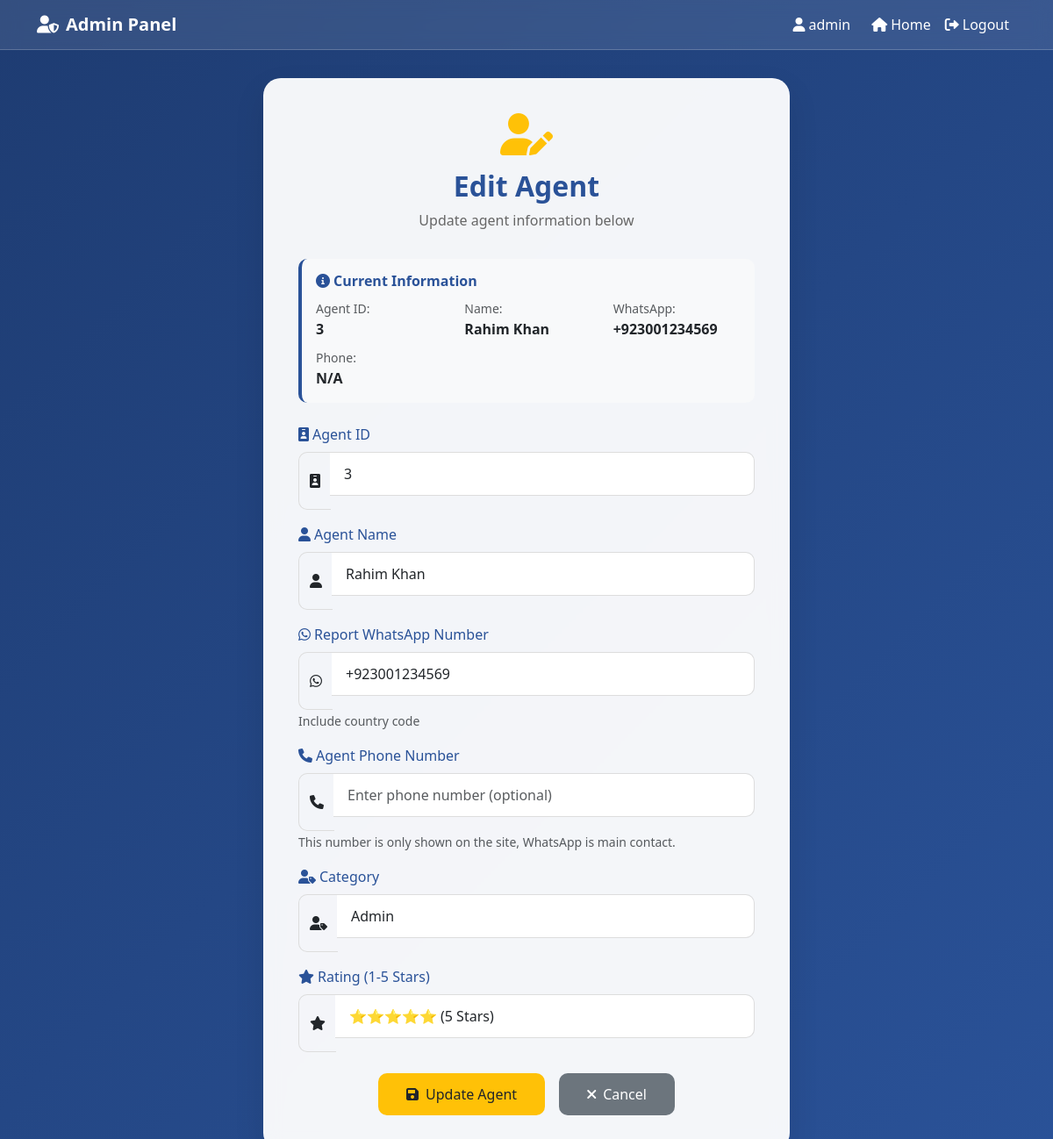
Screenshot of /edit_agent/3 (signed in) with the database file from the repository.
### tables this page shows
CREATE TABLE agents (
            id INTEGER PRIMARY KEY AUTOINCREMENT,
            name TEXT NOT NULL,
            whatsapp_number TEXT NOT NULL,
            city TEXT NOT NULL,
            created_at TIMESTAMP DEFAULT CURRENT_TIMESTAMP
        , category TEXT DEFAULT "Admin", rating INTEGER DEFAULT 5);

### app.py (the view, shortened to what this page needs)
@app.route('/edit_agent/<int:agent_id>', methods=['GET', 'POST'])
@login_required
def edit_agent(agent_id):
    conn = get_db_connection()
    agent = conn.execute('SELECT * FROM agents WHERE id = ?', (agent_id,)).fetchone()
    if not agent:
        conn.close()
        flash('Agent not found', 'danger')
        return redirect(url_for('admin'))
    conn.close()
    return render_template('edit_agent.html', agent=agent)

### app.py (called while the page is built)
def get_db_connection():
    conn = sqlite3.connect('database.db', timeout=5, check_same_thread=False)
    conn.row_factory = sqlite3.Row
    return conn

def login_required(f):
    @wraps(f)
    def decorated_function(*args, **kwargs):
        if 'admin_id' not in session:
            return redirect(url_for('login'))
        return f(*args, **kwargs)
    return decorated_function

### templates/edit_agent.html (shortened to what this page needs)
<!DOCTYPE html>
<html lang="ur">
<head>
    <link href="https://cdn.jsdelivr.net/npm/bootstrap@5.3.0/dist/css/bootstrap.min.css" rel="stylesheet">
    <link href="https://cdnjs.cloudflare.com/ajax/libs/font-awesome/6.0.0/css/all.min.css" rel="stylesheet">
</head>
<body>
    <nav class="navbar navbar-expand-lg">
        <div class="container">
            <a class="navbar-brand text-white fw-bold" href="{{ url_for('admin') }}">
                <i class="fas fa-user-shield me-2"></i>Admin Panel
            </a>
            <div class="navbar-nav ms-auto">
                <span class="navbar-text text-white me-3">
                    <i class="fas fa-user me-1"></i>{{ session.admin_username }}
                </span>
                <a class="nav-link text-white" href="{{ url_for('index') }}">
                    <i class="fas fa-home me-1"></i>Home
                </a>
                <a class="nav-link text-white" href="{{ url_for('logout') }}">
                    <i class="fas fa-sign-out-alt me-1"></i>Logout
                </a>
            </div>
        </div>
    </nav>
    <div class="container">
        <div class="form-container">
            <div class="form-header">
                <i class="fas fa-user-edit fa-3x text-warning mb-3"></i>
                <h2>Edit Agent</h2>
                <p>Update agent information below</p>
            </div>
            <div class="agent-info">
                <h6><i class="fas fa-info-circle me-1"></i>Current Information</h6>
                <div class="row">
                    <div class="col-md-4">
                        <small class="text-muted">Agent ID:</small><br>
                        <strong>{{ agent.agent_custom_id or agent.id }}</strong>
                    </div>
                    <div class="col-md-4">
                        <small class="text-muted">Name:</small><br>
                        <strong>{{ agent.name }}</strong>
                    </div>
                    <div class="col-md-4">
                        <small class="text-muted">WhatsApp:</small><br>
                        <strong>{{ agent.whatsapp_number }}</strong>
                    </div>
                </div>
                <div class="row mt-2">
                    <div class="col-md-4">
                        <small class="text-muted">Phone:</small><br>
                        <strong>{{ agent.phone_number or 'N/A' }}</strong>
                    </div>
                </div>
            </div>
            <form method="POST">
                <div class="mb-3">
                    <label for="agent_custom_id" class="form-label">
                        <i class="fas fa-id-badge me-1"></i>Agent ID
                    </label>
                    <div class="input-group">
                        <span class="input-group-text">
                            <i class="fas fa-id-badge"></i>
                        </span>
                        <input type="text" name="agent_custom_id" id="agent_custom_id" class="form-control"
                               value="{{ agent.agent_custom_id or agent.id }}" placeholder="Enter agent ID" required>
                    </div>
                </div>
                <div class="mb-3">
                    <label for="name" class="form-label">
                        <i class="fas fa-user me-1"></i>Agent Name
                    </label>
                    <div class="input-group">
                        <span class="input-group-text">
                            <i class="fas fa-user"></i>
                        </span>
                        <input type="text" name="name" id="name" class="form-control"
                               value="{{ agent.name }}" placeholder="Enter agent name" required>
                    </div>
                </div>
                <div class="mb-3">
                    <label for="whatsapp_number" class="form-label">
                        <i class="fab fa-whatsapp me-1"></i>Report WhatsApp Number
                    </label>
                    <div class="input-group">
                        <span class="input-group-text">
                            <i class="fab fa-whatsapp"></i>
                        </span>
                        <input type="tel" name="whatsapp_number" id="whatsapp_number"
                               class="form-control" value="{{ agent.whatsapp_number }}"
                               placeholder="Enter WhatsApp number with country code" required>
                    </div>
                    <small class="text-muted">Include country code</small>
                </div>
                <div class="mb-3">
                    <label for="phone_number" class="form-label">
                        <i class="fas fa-phone me-1"></i>Agent Phone Number
                    </label>
                    <div class="input-group">
                        <span class="input-group-text">
                            <i class="fas fa-phone"></i>
                        </span>
                        <input type="tel" name="phone_number" id="phone_number"
                               class="form-control" value="{{ agent.phone_number or '' }}"
                               placeholder="Enter phone number (optional)">
                    </div>
                    <small class="text-muted">This number is only shown on the site, WhatsApp is main contact.</small>
                </div>
                <div class="mb-3">
                    <label for="category" class="form-label">
                        <i class="fas fa-user-tag me-1"></i>Category
                    </label>
                    <div class="input-group">
                        <span class="input-group-text">
                            <i class="fas fa-user-tag"></i>
                        </span>
                        <select name="category" id="category" class="form-control" required>
                            <option value="Admin" {% if agent.category == 'Admin' %}selected{% endif %}>Admin</option>
                        </select>
                    </div>
                </div>
                <div class="mb-4">
                    <label for="rating" class="form-label">
                        <i class="fas fa-star me-1"></i>Rating (1-5 Stars)
                    </label>
                    <div class="input-group">
                        <span class="input-group-text">
                            <i class="fas fa-star"></i>
                        </span>
                        <select name="rating" id="rating" class="form-control" required>
                            <option value="5" {% if agent.rating == 5 %}selected{% endif %}>⭐⭐⭐⭐⭐ (5 Stars)</option>
                        </select>
                    </div>
                </div>
                <div class="d-flex justify-content-center gap-3">
                    <button type="submit" class="btn btn-submit">
                        <i class="fas fa-save me-2"></i>Update Agent
                    </button>
                    <a href="{{ url_for('admin') }}" class="btn btn-cancel">
                        <i class="fas fa-times me-2"></i>Cancel
                    </a>
                </div>
            </form>
        </div>
    </div>
</body>
</html>

### templates/edit_agent.html (style rules this page uses)
body { background: linear-gradient(135deg, #1e3c72 0%, #2a5298 100%); min-height: 100vh; font-family: 'Segoe UI', Tahoma, Geneva, Verdana, sans-serif; }
.navbar { background: rgba(255, 255, 255, 0.1); backdrop-filter: blur(10px); border-bottom: 1px solid rgba(255, 255, 255, 0.2); }
.form-container { background: rgba(255, 255, 255, 0.95); backdrop-filter: blur(10px); border-radius: 20px; padding: 2.5rem; box-shadow: 0 15px 35px rgba(0, 0, 0, 0.1); max-width: 600px; margin: 2rem auto; }
.form-header { text-align: center; margin-bottom: 2rem; }
.form-header h2 { color: #2a5298; font-weight: 600; margin-bottom: 0.5rem; }
.form-header p { color: #666; margin-bottom: 0; }
.form-control { border-radius: 10px; border: 1px solid #ddd; padding: 0.75rem 1rem; margin-bottom: 1rem; }
.btn-submit { background: #ffc107; color: #212529; border: none; border-radius: 10px; padding: 0.75rem 2rem; font-weight: 500; transition: all 0.3s ease; }
.btn-cancel { background: #6c757d; color: white; border: none; border-radius: 10px; padding: 0.75rem 2rem; font-weight: 500; transition: all 0.3s ease; }
.input-group-text { background: transparent; border: 1px solid #ddd; border-right: none; border-radius: 10px 0 0 10px; }
.input-group .form-control { border-left: none; border-radius: 0 10px 10px 0; }
.form-label { color: #2a5298; font-weight: 500; margin-bottom: 0.5rem; }
.agent-info { background: #f8f9fa; border-radius: 10px; padding: 1rem; margin-bottom: 1.5rem; border-left: 4px solid #2a5298; }
.agent-info h6 { color: #2a5298; font-weight: 600; margin-bottom: 0.5rem; }

### rows the page displays
agents: admin_username "admin", id "3", name "Rahim Khan", whatsapp_number "+923001234569", agent_custom_id "3", category "Admin", rating "⭐⭐⭐⭐⭐ (5 Stars)"

### other values shown
{{ agent.phone_number or 'N/A' }} "N/A"
